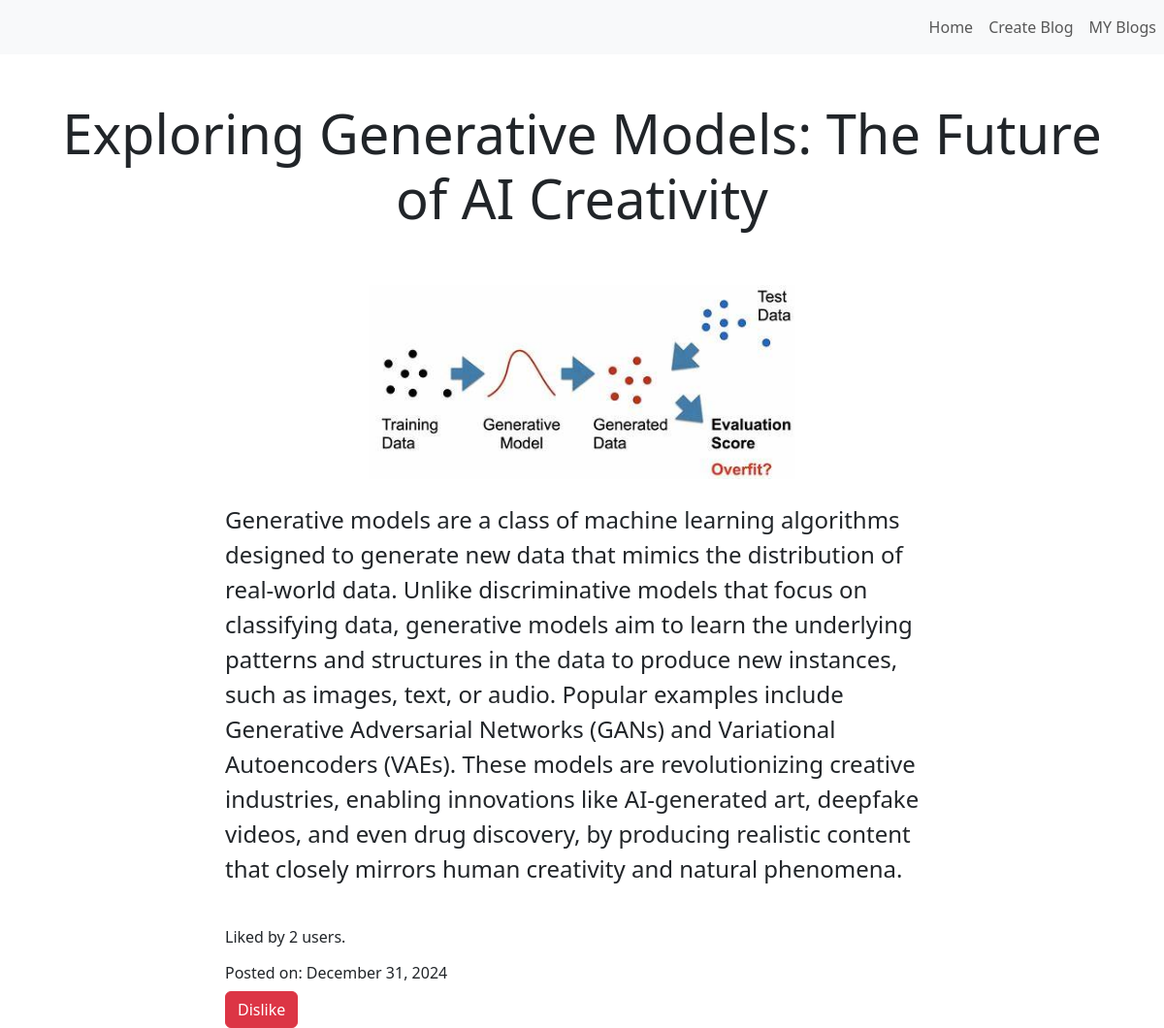
The page /blogs/exploring-generative-models-the-future-of-ai-creativity/ (signed in) on the database its author committed.
### pages/models.py (models this page shows, shortened)
class UserBlogs(models.Model):
    title = models.CharField(max_length=100)
    description = models.TextField()
    created_at = models.DateTimeField(default=datetime.now, blank=True)
    user = models.ForeignKey(LogInUsers, on_delete=models.CASCADE)
    img = models.ImageField(upload_to='images/%Y/%m/%d', blank=True, null=True)
    slug = models.SlugField(max_length=60 , blank=True , null = True , unique=True)  # Slug field
    class Meta:
        verbose_name = 'UserBlog'

### pages/views.py (the view)
# urls.py: path('blogs/<slug:slug>/', views.BlogDetail, name='BlogDetail'),
def BlogDetail(request,slug):
    current_user = request.session.get('email')
    user_id = LogInUsers.objects.get(email=current_user).id
    blog = UserBlogs.objects.get(slug=slug)
    flag = blog.like_set.filter(user=user_id).exists()
    return render(request, 'pages/BlogDetail.html',{'blog':blog,'currentUser':current_user,'flag':flag})

### templates/pages/BlogDetail.html (shortened to what this page needs)
{% extends 'Base.html' %}
{% block additional_nav_items%}
<li class="nav-item"><a class="nav-link" href="{% url 'MyBlogs' currentUser%}">MY Blogs</a></li>
{% endblock additional_nav_items%}
{% block content %}
<div class="row justify-content-center my-5">
    <div class="col-12 text-center">
        <h1 class="display-4">{{ blog.title }}</h1>
    </div>
</div>
<div class="row justify-content-center mb-4">
    <div class="col-12 col-md-8 text-center">
        {% if blog.img %}
            <img src="{{ blog.img.url }}" class="img-fluid" alt="Blog Image" style="max-height: 200px;">
        {% endif %}
    </div>
</div>
<div class="row justify-content-center">
    <div class="col-12 col-md-8">
        <p class="fs-4">{{ blog.description }}</p><br>
        <p>Liked by {{ blog.like_set.count }} users.</p>
        <h6>Posted on: {{ blog.created_at|date:"F j, Y" }}</h6>
        {% if flag %}
            <form method="post" action="{% url 'UnLikeBlog' blog.id %}">
                <button type="submit" class="btn btn-danger">Dislike</button>
            </form>
        {% else %}
            <form method="post" action="{% url 'LikeBlog' blog.id %}">
                {% csrf_token %}
                <button type="submit" class="btn btn-success">Like</button>
            </form>
        {% endif %}
    </div>
</div>
{% endblock %}

### rows shown on the page
UserBlogs: title "Exploring Generative Models: The Future of AI Creativity", img (picture), description "Generative models are a class of machine learning algorithms designed to generate new data that mimics the distribution of real-world data. Unlike discriminative models that focus on classifying data, generative models aim to learn the underlying patterns and structures in the data to produce new instances, such as images, text, or audio. Popular examples include Generative Adversarial Networks (GANs) and Variational Autoencoders (VAEs). These models are revolutionizing creative industries, enabling innovations like AI-generated art, deepfake videos, and even drug discovery, by producing realistic content that closely mirrors human creativity and natural phenomena.", like_set.count "2", created_at "December 31, 2024"
